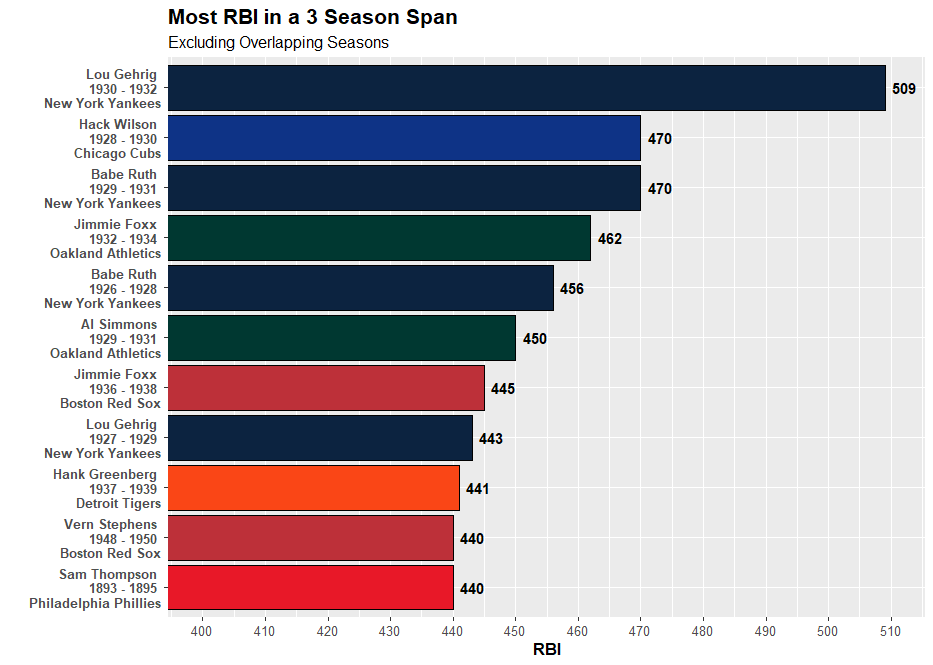

Reproduce this figure in R.
#Set working directory

setwd("C:/Users/daily/Desktop/Repositories/MiscVisuals/Website Visualizations/Most X in Span/MLB")

#Loading necessary libraries

library(sqldf)
library(tidyverse)
library(zoo)
library(data.table)
library(Lahman)

#Get data from Lahman Database

data <- sqldf('SELECT People.playerID, Batting.yearID, People.nameFirst, People.nameLast,
GROUP_CONCAT(TeamsFranchises.franchName) AS Teams, TeamsFranchises.franchID, SUM(Batting.RBI) AS RBI
                    FROM People
                    INNER JOIN Batting
                    ON People.playerID = Batting.PlayerID
                    INNER JOIN Teams
                    ON Batting.teamID = Teams.teamID
                    AND Batting.yearID = Teams.yearID
                    INNER JOIN TeamsFranchises
                    ON Teams.franchID = TeamsFranchises.franchID
                    GROUP BY Batting.playerID, Batting.yearID
                    ORDER BY SUM(Batting.RBI) DESC')

#Calculate the totals and find the season the span started

data <- data %>%
  arrange(playerID, yearID) %>%
  group_by(playerID) %>%
  mutate(RBI_Total = rollapply(RBI, width = 3, FUN = sum, align = "right",partial = TRUE)) %>%
  mutate(firstYear_rd = lag(yearID, 2)) %>%
  fill(firstYear_rd, .direction = "up") %>%
  mutate(first_year_2_rd = lag(yearID,1)) %>%
  fill(first_year_2_rd, .direction = "up") %>%
  mutate(firstYear = ifelse(is.na(firstYear_rd) & is.na(first_year_2_rd), yearID,
                            ifelse(is.na(firstYear_rd), first_year_2_rd, firstYear_rd))) %>%
  mutate(Range = yearID - firstYear) %>%
  mutate(prevTeam = lag(Teams,2)) %>%
  mutate(prevTeam = ifelse(is.na(prevTeam), Teams, prevTeam)) %>%
  mutate(prevTeam_2 = lag(Teams,1)) %>%
  mutate(prevTeam_2 = ifelse(is.na(prevTeam_2), Teams, prevTeam_2)) %>%
  mutate(OneFranchise = ifelse(Teams == prevTeam & Teams == prevTeam_2, "Yes", "No")) %>%
  ungroup()

#Choose only the columns needed for visual

display_data <- sqldf('SELECT firstYear AS MIN,
      yearID AS MAX,
      Range,
      playerID,
      nameFirst,
      nameLast,
      Teams,
      RBI_Total,
      OneFranchise
      FROM data
      GROUP BY playerID, yearID
      ORDER BY RBI_Total DESC')

#Add index number to find overlapping values (Only finds overlapping values for top value in group)

setDT(display_data)
display_data$index <- display_data[display_data, on = .(playerID, MAX>=MIN, MIN<=MAX), mult ="first", which = TRUE]

#Keep only top value from index grouping

no_dupes <- display_data %>%
  group_by(index) %>%
  slice_head() %>%
  group_by(playerID,MIN) %>%
  slice_head() %>%
  arrange(-RBI_Total) %>%
  ungroup()

#Limit to top 10 spots

top_data <- no_dupes %>%
  mutate(Rank = rank(-RBI_Total, ties.method = "min")) %>%
  filter(Rank <= 10)

#Create Team Name for Players with More Than 1 Franchise

top_data <- top_data %>%
  mutate(DisplayFranchises = ifelse(OneFranchise == "No", "Multiple Franchises", Teams))

#Combine columns for display

top_data <- top_data %>%
  mutate(chart_label = paste(nameFirst,nameLast, "\n", MIN, "-", MAX, "\n",DisplayFranchises))

#Team Colors for display

fill_color <- c("Arizona Diamondbacks" = "#5F259F",
                "Atlanta Braves" = "#CE1141",
                "Baltimore Orioles" = "#DF4601",
                "Boston Red Sox" = "#BD3039",
                "Chicago Cubs" = "#0E3386",
                "Chicago White Sox" = "#27251F",
                "Cincinnati Reds" = "#C6011F",
                "Cleveland Indians" = "#E31937",
                "Colorado Rockies" = "#33006F",
                "Detroit Tigers" = "#FA4616",
                "Houston Astros" = "#EB6E1F",
                "Kansas City Royals" = "#004687",
                "Los Angeles Angels" = "#BA0021",
                "Los Angeles Dodgers" = "#005A9C",
                "Miami Marlins" = "#00A3E0",
                "Milwaukee Brewers" = "#FFC52F",
                "Minnesota Twins" = "#002B5C",
                "New York Mets" = "#FF5910",
                "New York Yankees" = "#0C2340",
                "Oakland Athletics" = "#003831",
                "Philadelphia Phillies" = "#E81828",
                "Pittsburgh Pirates" = "#FDB827",
                "St. Louis Cardinals" = "#C41E3A",
                "San Diego Padres" = "#2F241D",
                "San Francisco Giants" = "#FD5A1E",
                "Seattle Mariners" = "#005C5C",
                "Tampa Bay Rays" = "#8FBCE6",
                "Texas Rangers" = "#C0111F",
                "Toronto Blue Jays" = "#134A8E",
                "Washington Nationals" = "#AB0003",
                "Multiple Franchises" = "seashell")

#Create visual

top_data %>%
  ggplot(aes(x = reorder(chart_label, RBI_Total), y = RBI_Total, fill = DisplayFranchises)) +
  geom_bar(stat = "identity", color = "black") +
  geom_text(aes(label = RBI_Total), fontface = "bold", hjust = -0.3) +
  coord_flip(ylim = c(400, 510)) +
  scale_y_continuous(breaks = seq(400, 510, 10)) +
  scale_fill_manual(values = fill_color) +
  theme(plot.title = element_text(size = 16, face = "bold"),
        plot.subtitle = element_text(size = 12),
        axis.title.x = element_text(size = 12, face = "bold"),
        axis.text.x = element_text(size = 10),
        axis.text.y = element_text(size = 10, face ="bold"),
        legend.position = "none") +
  labs(title = "Most RBI in a 3 Season Span",
       subtitle = "Excluding Overlapping Seasons",
       x = "",
       y = "RBI")
